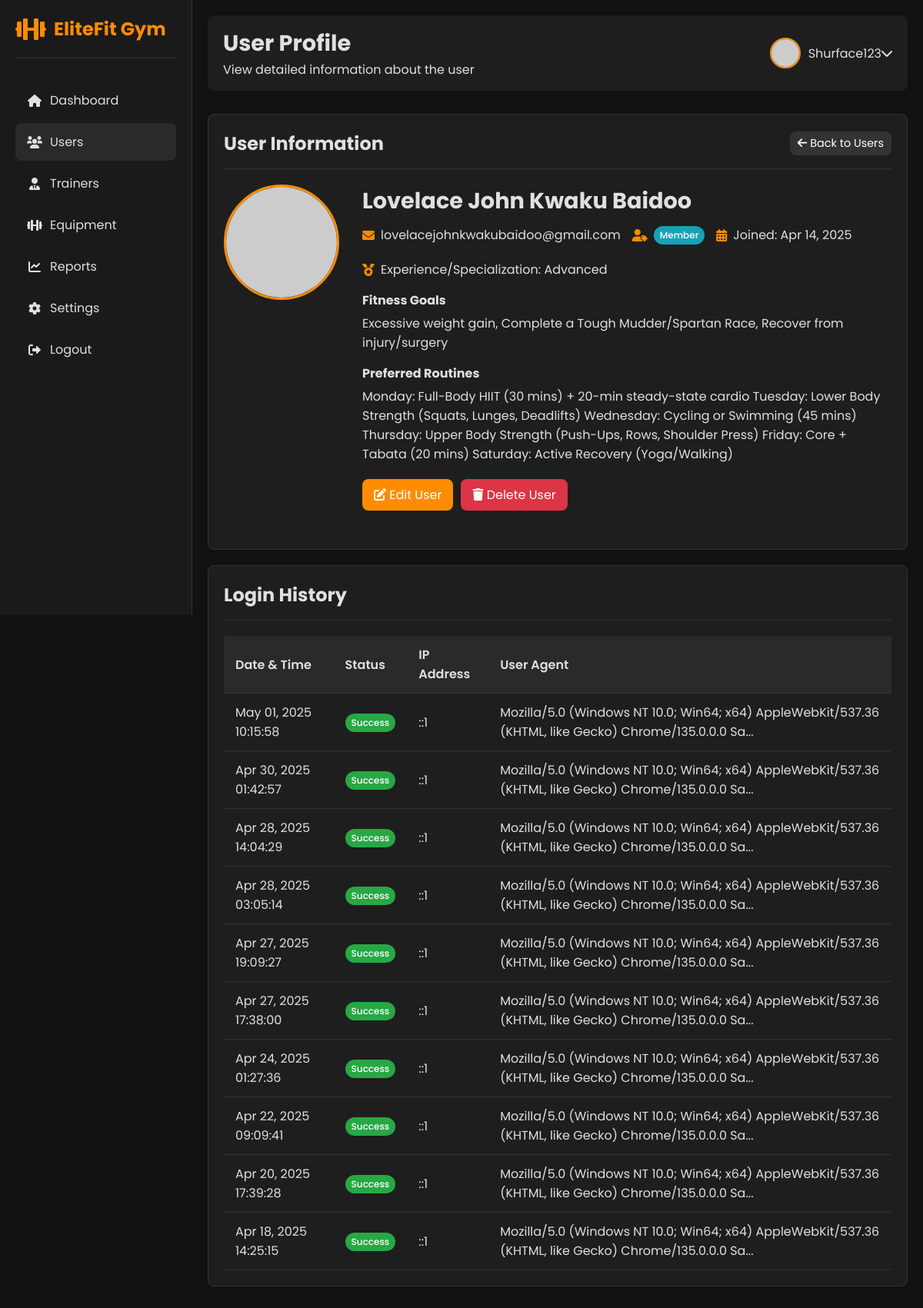
The app's page /Public/admin/view-user.php?id=5 (signed in) with its own data.
### tables this page shows
CREATE TABLE IF NOT EXISTS `users` (
  `id` int NOT NULL AUTO_INCREMENT,
  `name` varchar(100) NOT NULL,
  `email` varchar(100) NOT NULL,
  `password` varchar(255) NOT NULL,
  `role` enum('Member','Trainer','Admin','EquipmentManager') NOT NULL,
  `experience_level` varchar(50) DEFAULT NULL,
  `fitness_goals` text,
  `preferred_routines` text,
  `created_at` timestamp NULL DEFAULT CURRENT_TIMESTAMP,
  `height` varchar(20) DEFAULT NULL,
  `weight` decimal(5,2) DEFAULT NULL,
  `date_of_birth` date DEFAULT NULL,
  `profile_image` varchar(255) DEFAULT NULL,
  `phone` varchar(20) DEFAULT NULL,
  `locked_until` datetime DEFAULT NULL,
  `failed_attempts` int DEFAULT '0',
  PRIMARY KEY (`id`),
  UNIQUE KEY `email` (`email`),
  KEY `idx_locked_until` (`locked_until`)
);

### Public/admin/view-user.php (the view, shortened to what this page needs)
<?php
$adminId = $_SESSION['user_id'];
$adminName = $_SESSION['name'];
$userId = (int)$_GET['id'];
$conn = connectDB();
$stmt = $conn->prepare("
    SELECT u.*,
           COUNT(DISTINCT tm.id) as assigned_members,
           COUNT(DISTINCT w.id) as workout_plans
    FROM users u
    LEFT JOIN trainer_members tm ON u.id = tm.trainer_id
    LEFT JOIN workouts w ON u.id = w.trainer_id
    WHERE u.id = ?
    GROUP BY u.id
");
$stmt->execute([$userId]);
$user = $stmt->fetch(PDO::FETCH_ASSOC);
$loginStmt = $conn->prepare("
    SELECT timestamp, success, ip_address, user_agent
    FROM login_logs
    WHERE email = ?
    ORDER BY timestamp DESC
    LIMIT 10
");
$loginStmt->execute([$user['email']]);
$loginHistory = $loginStmt->fetchAll(PDO::FETCH_ASSOC);
$theme = isset($_COOKIE['admin_theme']) ? $_COOKIE['admin_theme'] : 'dark';
?>
<!DOCTYPE html>
<html lang="en" data-theme="<?php echo $theme; ?>">
<head>
    <link rel="stylesheet" href="https://cdnjs.cloudflare.com/ajax/libs/font-awesome/6.0.0-beta3/css/all.min.css">
</head>
<body>
    <div class="dashboard-container">
        <div class="sidebar">
            <div class="sidebar-header">
                <i class="fas fa-dumbbell fa-2x" style="color: var(--orange);"></i>
                <h2>EliteFit Gym</h2>
            </div>
            <ul class="sidebar-menu">
                <li><a href="dashboard.php"><i class="fas fa-home"></i> <span>Dashboard</span></a></li>
                <li><a href="users.php" class="active"><i class="fas fa-users"></i> <span>Users</span></a></li>
                <li><a href="trainers.php"><i class="fas fa-user-tie"></i> <span>Trainers</span></a></li>
                <li><a href="equipment-managers.php"><i class="fas fa-dumbbell"></i> <span>Equipment</span></a></li>
                <li><a href="reports.php"><i class="fas fa-chart-line"></i> <span>Reports</span></a></li>
                <li><a href="admin_settings.php"><i class="fas fa-cog"></i> <span>Settings</span></a></li>
                <li><a href="../logout.php"><i class="fas fa-sign-out-alt"></i> <span>Logout</span></a></li>
            </ul>
        </div>
        <div class="main-content">
            <div class="header">
                <div>
                    <h1>User Profile</h1>
                    <p>View detailed information about the user</p>
                </div>
                <div class="user-info">
                    <img src="https://randomuser.me/api/portraits/women/1.jpg" alt="Admin Avatar">
                    <div class="dropdown">
                        <div class="dropdown-toggle" onclick="toggleDropdown()">
                            <span><?php echo htmlspecialchars($adminName); ?></span>
                            <i class="fas fa-chevron-down ml-2"></i>
                        </div>
                    </div>
                </div>
            </div>
            <div class="card">
                <div class="card-header">
                    <h2>User Information</h2>
                    <div>
                        <a href="users.php" class="btn btn-secondary btn-sm"><i class="fas fa-arrow-left"></i> Back to Users</a>
                    </div>
                </div>
                <div class="user-profile">
                    <div class="user-avatar">
                        <img src="https://randomuser.me/api/portraits/<?php echo $user['role'] === 'Admin' ? 'women' : 'men'; ?>/<?php echo $user['id'] % 100; ?>.jpg" alt="User Avatar">
                    </div>
                    <div class="user-details">
                        <h3><?php echo htmlspecialchars($user['name']); ?></h3>
                        <div class="user-meta">
                            <div class="user-meta-item">
                                <i class="fas fa-envelope"></i>
                                <span><?php echo htmlspecialchars($user['email']); ?></span>
                            </div>
                            <div class="user-meta-item">
                                <i class="fas fa-user-tag"></i>
                                <?php
                                    $badgeClass = '';
                                    switch ($user['role']) {
                                        default:
                                            $badgeClass = 'badge-info';
                                    }
                                ?>
                                <span class="badge <?php echo $badgeClass; ?>"><?php echo htmlspecialchars($user['role']); ?></span>
                            </div>
                            <div class="user-meta-item">
                                <i class="fas fa-calendar-alt"></i>
                                <span>Joined: <?php echo date('M d, Y', strtotime($user['created_at'])); ?></span>
                            </div>
                        </div>
                        <?php if (!empty($user['experience_level'])): ?>
                            <div class="user-meta-item">
                                <i class="fas fa-medal"></i>
                                <span>Experience/Specialization: <?php echo htmlspecialchars($user['experience_level']); ?></span>
                            </div>
                        <?php endif; ?>
                        <?php if (!empty($user['fitness_goals'])): ?>
                            <div style="margin-top: 15px;">
                                <h4 style="margin-bottom: 5px;">
                                    <?php echo $user['role'] === 'Member' ? 'Fitness Goals' : 'Experience'; ?>
                                </h4>
                                <p><?php echo htmlspecialchars($user['fitness_goals']); ?></p>
                            </div>
                        <?php endif; ?>
                        <?php if (!empty($user['preferred_routines'])): ?>
                            <div style="margin-top: 15px;">
                                <h4 style="margin-bottom: 5px;">
                                    <?php echo $user['role'] === 'Member' ? 'Preferred Routines' : 'Approach/Certifications'; ?>
                                </h4>
                                <p><?php echo htmlspecialchars($user['preferred_routines']); ?></p>
                            </div>
                        <?php endif; ?>
                        <div class="action-buttons">
                            <a href="edit-user.php?id=<?php echo $user['id']; ?>" class="btn"><i class="fas fa-edit"></i> Edit User</a>
                            <?php if ($user['role'] !== 'Admin' || $user['id'] !== $adminId): ?>
                                <a href="javascript:void(0);" onclick="confirmDelete(<?php echo $user['id']; ?>, '<?php echo htmlspecialchars($user['name']); ?>')" class="btn btn-danger"><i class="fas fa-trash"></i> Delete User</a>
                            <?php endif; ?>
                        </div>
                    </div>
                </div>
            </div>
            <div class="card">
                <div class="card-header">
                    <h2>Login History</h2>
                </div>
                <div class="table-container">
                    <table class="table">
                        <thead>
                            <tr>
                                <th>Date & Time</th>
                                <th>Status</th>
                                <th>IP Address</th>
                                <th>User Agent</th>
                            </tr>
                        </thead>
                        <tbody>
                            <?php if (count($loginHistory) > 0): ?>
                                <?php foreach ($loginHistory as $login): ?>
                                    <tr>
                                        <td><?php echo date('M d, Y H:i:s', strtotime($login['timestamp'])); ?></td>
                                        <td>
                                            <span class="badge <?php echo $login['success'] ? 'badge-success' : 'badge-danger'; ?>">
                                                <?php echo $login['success'] ? 'Success' : 'Failed'; ?>
                                            </span>
                                        </td>
                                        <td><?php echo htmlspecialchars($login['ip_address']); ?></td>
                                        <td><?php echo htmlspecialchars(substr($login['user_agent'], 0, 100) . '...'); ?></td>
                                    </tr>
                                <?php endforeach; ?>
                            <?php else: ?>
                                <tr>
                                    <td colspan="4" style="text-align: center;">No login history available.</td>
                                </tr>
                            <?php endif; ?>
                        </tbody>
                    </table>
                </div>
            </div>
        </div>
    </div>
</body>
</html>

### records on screen
users: name "Lovelace John Kwaku Baidoo", email "lovelacejohnkwakubaidoo@gmail.com", role "Member", created_at "Apr 14, 2025", experience_level "Advanced", fitness_goals "Excessive weight gain, Complete a Tough Mudder/Spartan Race, Recover from injury/surgery", preferred_routines "Monday: Full-Body HIIT (30 mins) + 20-min steady-state cardio Tuesday: Lower Body Strength (Squats, Lunges, Deadlifts) Wednesday: Cycling or Swimming (45 mins) Thursday: Upper Body Strength (Push-Ups, Rows, Shoulder Press) Friday: Core + Tabata (20 mins) Saturday: Active Recovery (Yoga/Walking)"

### other values on screen
$adminName "Shurface123"
date('M d, Y H:i:s', strtotime($login['timestamp'])) "May 01, 2025 10:15:58"
$login['ip_address'] "::1"
substr($login['user_agent'], 0, 100) . '...' "Mozilla/5.0 (Windows NT 10.0; Win64; x64) AppleWebKit/537.36 (KHTML, like Gecko) Chrome/135.0.0.0 Sa..."
date('M d, Y H:i:s', strtotime($login['timestamp'])) "Apr 30, 2025 01:42:57"
date('M d, Y H:i:s', strtotime($login['timestamp'])) "Apr 28, 2025 14:04:29"
date('M d, Y H:i:s', strtotime($login['timestamp'])) "Apr 28, 2025 03:05:14"
date('M d, Y H:i:s', strtotime($login['timestamp'])) "Apr 27, 2025 19:09:27"
date('M d, Y H:i:s', strtotime($login['timestamp'])) "Apr 27, 2025 17:38:00"
date('M d, Y H:i:s', strtotime($login['timestamp'])) "Apr 24, 2025 01:27:36"
date('M d, Y H:i:s', strtotime($login['timestamp'])) "Apr 22, 2025 09:09:41"
date('M d, Y H:i:s', strtotime($login['timestamp'])) "Apr 20, 2025 17:39:28"
date('M d, Y H:i:s', strtotime($login['timestamp'])) "Apr 18, 2025 14:25:15"
